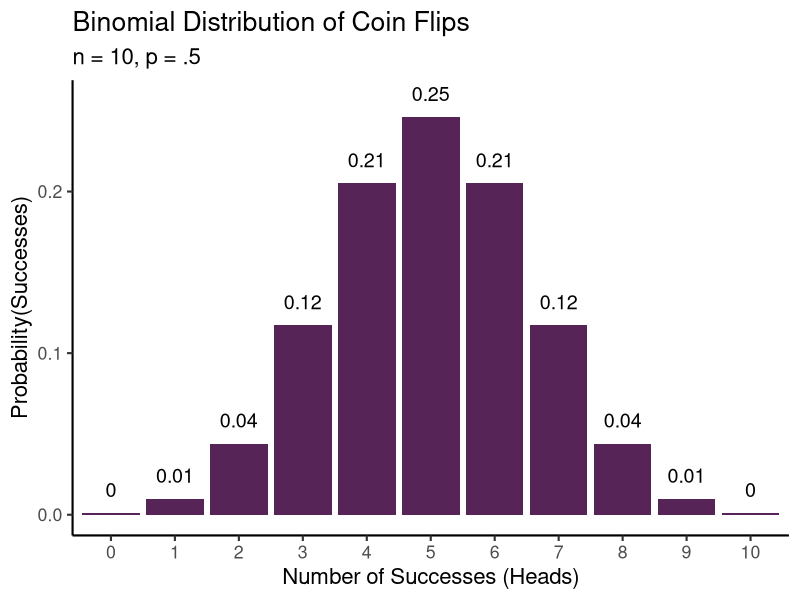
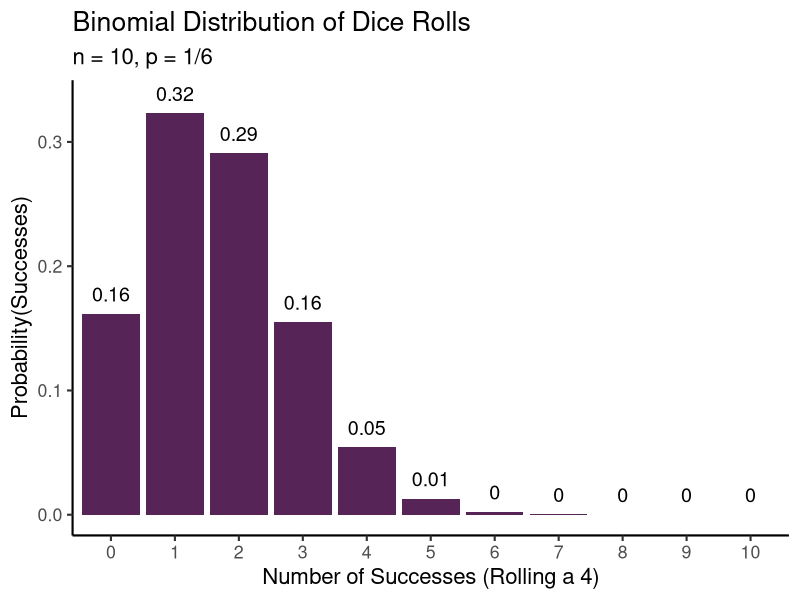
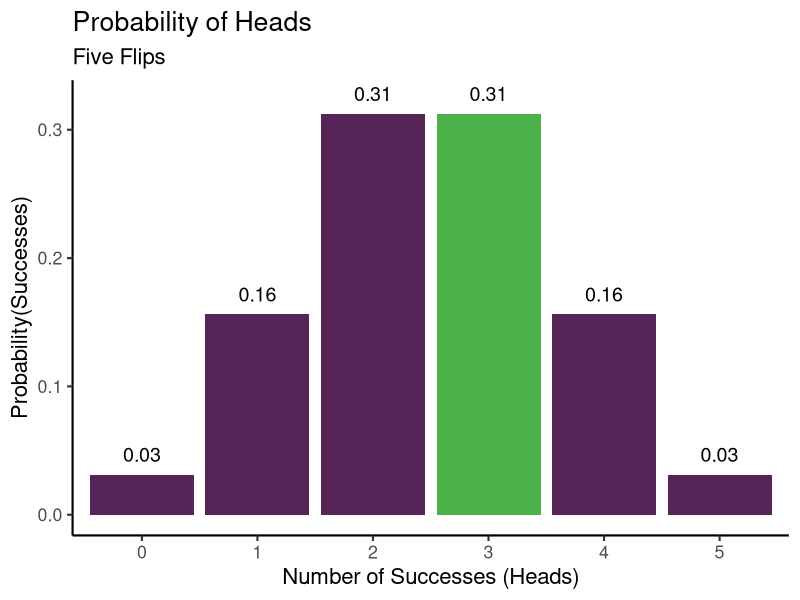
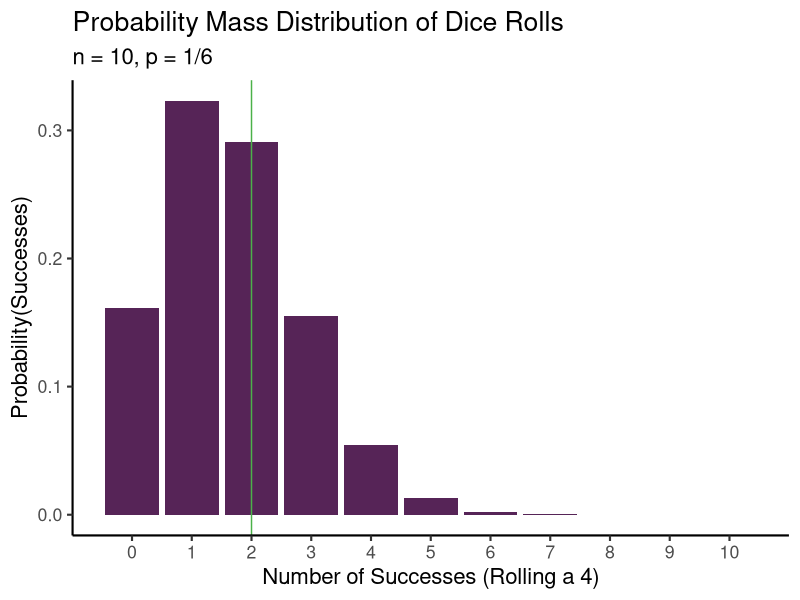
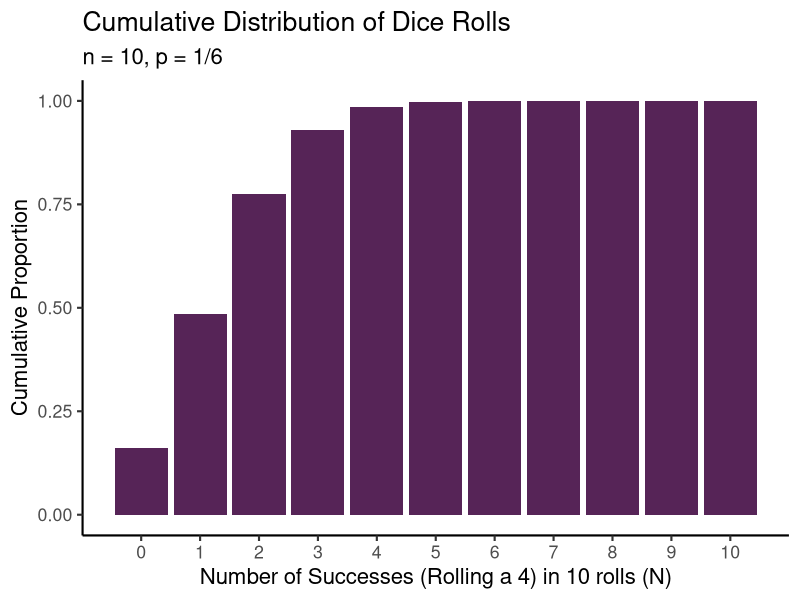
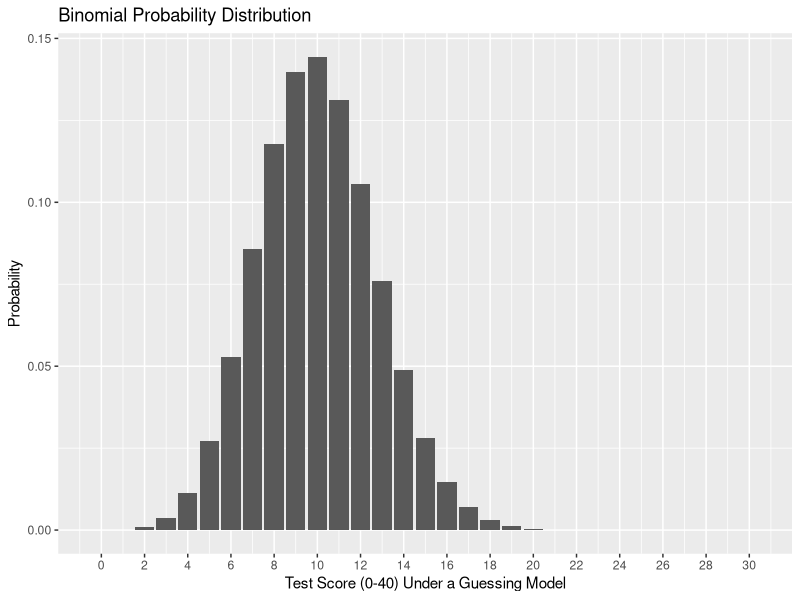
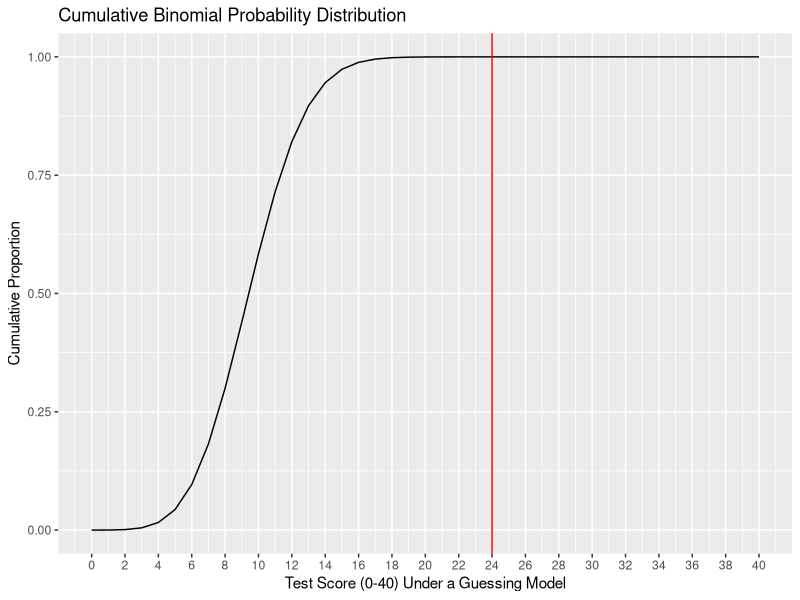
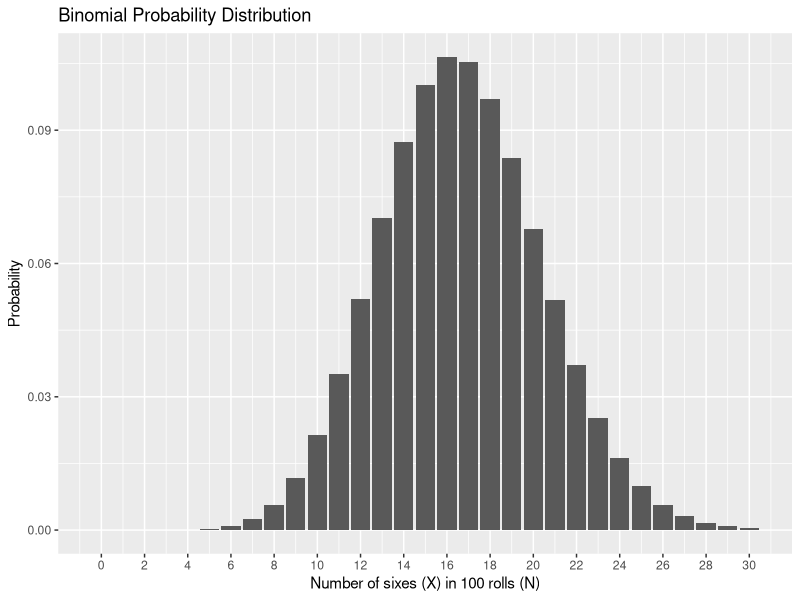

Here is the R script that generated these plots, in order:
## ---- chunk 1
library(tidyverse)
## ---- chunk 2
data.frame(heads = 0:10, prob = dbinom(x = 0:10, size = 10, prob = .5)) %>% 
  ggplot(aes(x = factor(heads), y = prob)) +
  geom_col(fill = "#562457") +
  geom_text(aes(label = round(prob, 2), y = prob + .01),
            position = position_dodge(.9),
            size = 5, 
            vjust = 0) +
  labs(title = "Binomial Distribution of Coin Flips",
       subtitle = "n = 10, p = .5",
       x = "Number of Successes (Heads)",
       y = "Probability(Successes)") +
  theme_classic(base_size = 16)
## ---- chunk 3
data.frame(heads = 0:10, prob = dbinom(x = 0:10, size = 10, prob = (1/6))) %>% 
  ggplot(aes(x = factor(heads), y = prob)) +
  geom_col(fill = "#562457") +
  geom_text(aes(label = round(prob, 2), y = prob + .01),
            position = position_dodge(.9),
            size = 5, 
            vjust = 0) +
  labs(title = "Binomial Distribution of Dice Rolls",
       subtitle = "n = 10, p = 1/6",
       x = "Number of Successes (Rolling a 4)",
       y = "Probability(Successes)") +
  theme_classic(base_size = 16)
## ---- chunk 4
data.frame(heads = 0:5, prob = dbinom(x = 0:5, size = 5, prob = .5),
           correct = c("not", "not", "not", "yes", "not", "not")) %>% 
  ggplot(aes(x = factor(heads), y = prob)) +
  geom_col(aes(fill = correct), show.legend=FALSE) +
  geom_text(aes(label = round(prob, 2), y = prob + .01),
            position = position_dodge(.9),
            size = 5, 
            vjust = 0) +
  labs(title = "Probability of Heads",
       subtitle = "Five Flips",
       x = "Number of Successes (Heads)",
       y = "Probability(Successes)") +
  theme_classic(base_size = 16) +
  scale_fill_manual(values = c("#562457","#4BB149"))
## ---- chunk 5

## ---- chunk 6
data.frame(heads = 0:10, prob = dbinom(x = 0:10, size = 10, prob = (1/6))) %>% 
  ggplot(aes(x = heads, y = prob)) +
  geom_col(fill = "#562457") +
  geom_vline(aes(xintercept = 2),
             color = "#4BB149") +
  labs(title = "Probability Mass Distribution of Dice Rolls",
       subtitle = "n = 10, p = 1/6",
       x = "Number of Successes (Rolling a 4)",
       y = "Probability(Successes)") +
  theme_classic(base_size = 16) +
  scale_x_continuous(breaks = c(0:10))
## ---- chunk 7

## ---- chunk 8
data.frame(num = 0:10, p = pbinom(q = 0:10, size = 10, prob = 1/6)) %>% ggplot(aes(x=num, y=p)) + geom_bar(stat="identity", fill = "#562457") + 
  labs(title = "Cumulative Distribution of Dice Rolls",
       subtitle = "n = 10, p = 1/6",
       x = "Number of Successes (Rolling a 4) in 10 rolls (N)",
       y = "Cumulative Proportion") +
  theme_classic(base_size = 16) +
  scale_x_continuous(breaks = c(0:10))
## ---- chunk 9
limit = 30
data.frame(num = 0:limit, p = dbinom(x = 0:limit, size = 40, prob = .25)) %>% ggplot(aes(x=num, y=p)) + geom_bar(stat="identity") + scale_x_continuous("Test Score (0-40) Under a Guessing Model", breaks=seq(0,limit,2)) +scale_y_continuous("Probability")+ggtitle("Binomial Probability Distribution")
## ---- chunk 10
pbinom(q = 23, size = 40, prob = .25)
## ---- chunk 11
#Note the use of the Law of Total Probability here

1-pbinom(q = 23, size = 40, prob = .25)
## ---- chunk 12
limit = 40
data.frame(num = 0:limit, p = pbinom(q = 0:limit, size = 40, prob = .25)) %>% ggplot(aes(x=num, y=p)) + geom_line() + geom_vline(aes(xintercept = 24), color = "red") + scale_x_continuous("Test Score (0-40) Under a Guessing Model", breaks=seq(0,limit,2)) +scale_y_continuous("Cumulative Proportion")+ggtitle("Cumulative Binomial Probability Distribution")
## ---- chunk 13
data.frame(num = 0:30, p = dbinom(x = 0:30, size = 100, prob = 1/6)) %>% ggplot(aes(x=num, y=p)) + geom_bar(stat="identity") + scale_x_continuous("Number of sixes (X) in 100 rolls (N)", breaks=seq(0,30,2)) +scale_y_continuous("Probability")+ggtitle("Binomial Probability Distribution")
